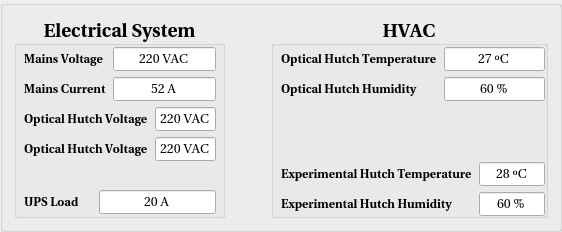
    <widget class="QGroupBox" name="">
     <layout class="QHBoxLayout" name="horizontalLayout_32">
      <item>
       <widget class="QGroupBox" name="groupBox_2">
        <property name="minimumSize">
         <size>
          <width>211</width>
          <height>201</height>
         </size>
        </property>
        <property name="maximumSize">
         <size>
          <width>420</width>
          <height>280</height>
         </size>
        </property>
        <property name="font">
         <font>
          <family>Utopia</family>
          <pointsize>14</pointsize>
          <weight>75</weight>
          <bold>true</bold>
         </font>
        </property>
        <property name="title">
         <string>Electrical System</string>
        </property>
        <property name="alignment">
         <set>Qt::AlignCenter</set>
        </property>
        <widget class="QWidget" name="layoutWidget">
         <property name="geometry">
          <rect>
           <x>10</x>
           <y>30</y>
           <width>192</width>
           <height>188</height>
          </rect>
         </property>
         <layout class="QVBoxLayout" name="verticalLayout">
          <item>
           <layout class="QGridLayout" name="gridLayout_3">
            <item row="0" column="0">
             <widget class="QLabel" name="label_12">
              <property name="font">
               <font>
                <pointsize>9</pointsize>
               </font>
              </property>
              <property name="text">
               <string>Mains Voltage</string>
              </property>
             </widget>
            </item>
            <item row="0" column="1">
             <widget class="QLineEdit" name="lineEdit_4">
              <property name="font">
               <font>
                <pointsize>10</pointsize>
                <weight>50</weight>
                <bold>false</bold>
               </font>
              </property>
              <property name="text">
               <string>220 VAC</string>
              </property>
              <property name="alignment">
               <set>Qt::AlignCenter</set>
              </property>
             </widget>
            </item>
            <item row="1" column="0">
             <widget class="QLabel" name="label_13">
              <property name="font">
               <font>
                <pointsize>9</pointsize>
               </font>
              </property>
              <property name="text">
               <string>Mains Current</string>
              </property>
             </widget>
            </item>
            <item row="1" column="1">
             <widget class="QLineEdit" name="lineEdit_5">
              <property name="font">
               <font>
                <pointsize>10</pointsize>
                <weight>50</weight>
                <bold>false</bold>
               </font>
              </property>
              <property name="text">
               <string>52 A</string>
              </property>
              <property name="alignment">
               <set>Qt::AlignCenter</set>
              </property>
             </widget>
            </item>
           </layout>
          </item>
          <item>
           <layout class="QGridLayout" name="gridLayout_4">
            <item row="0" column="0">
             <widget class="QLabel" name="label_14">
              <property name="font">
               <font>
                <pointsize>9</pointsize>
               </font>
              </property>
              <property name="text">
               <string>Optical Hutch Voltage</string>
              </property>
             </widget>
            </item>
            <item row="0" column="1">
             <widget class="QLineEdit" name="lineEdit_6">
              <property name="font">
               <font>
                <pointsize>10</pointsize>
                <weight>50</weight>
                <bold>false</bold>
               </font>
              </property>
              <property name="text">
               <string>220 VAC</string>
              </property>
              <property name="alignment">
               <set>Qt::AlignCenter</set>
              </property>
             </widget>
            </item>
            <item row="1" column="0">
             <widget class="QLabel" name="label_15">
              <property name="font">
               <font>
                <pointsize>9</pointsize>
               </font>
              </property>
              <property name="text">
               <string>Optical Hutch Voltage</string>
              </property>
             </widget>
            </item>
            <item row="1" column="1">
             <widget class="QLineEdit" name="lineEdit_7">
              <property name="font">
               <font>
                <pointsize>10</pointsize>
                <weight>50</weight>
                <bold>false</bold>
               </font>
              </property>
              <property name="text">
               <string>220 VAC</string>
              </property>
              <property name="alignment">
               <set>Qt::AlignCenter</set>
              </property>
             </widget>
            </item>
           </layout>
          </item>
          <item>
           <widget class="QLabel" name="label_18">
            <property name="font">
             <font>
              <pointsize>9</pointsize>
             </font>
            </property>
            <property name="text">
             <string/>
            </property>
           </widget>
          </item>
          <item>
           <layout class="QGridLayout" name="gridLayout_5">
            <item row="1" column="0">
             <widget class="QLabel" name="label_16">
              <property name="font">
               <font>
                <pointsize>9</pointsize>
               </font>
              </property>
              <property name="text">
               <string>UPS Battery</string>
              </property>
             </widget>
            </item>
            <item row="0" column="0">
             <widget class="QLabel" name="label_17">
              <property name="font">
               <font>
                <pointsize>9</pointsize>
               </font>
              </property>
              <property name="text">
               <string>UPS Load</string>
              </property>
             </widget>
            </item>
            <item row="1" column="1">
             <widget class="QLabel" name="label_49">
              <property name="minimumSize">
               <size>
                <width>15</width>
                <height>15</height>
               </size>
              </property>
              <property name="maximumSize">
               <size>
                <width>15</width>
                <height>15</height>
               </size>
              </property>
              <property name="text">
               <string/>
              </property>
              <property name="pixmap">
               <pixmap>images/led_green.png</pixmap>
              </property>
              <property name="scaledContents">
               <bool>true</bool>
              </property>
             </widget>
            </item>
            <item row="0" column="1">
             <widget class="QLineEdit" name="lineEdit_9">
              <property name="font">
               <font>
                <pointsize>10</pointsize>
                <weight>50</weight>
                <bold>false</bold>
               </font>
              </property>
              <property name="text">
               <string>20 A</string>
              </property>
              <property name="alignment">
               <set>Qt::AlignCenter</set>
              </property>
             </widget>
            </item>
           </layout>
          </item>
         </layout>
        </widget>
       </widget>
      </item>
      <item>
       <spacer name="horizontalSpacer_17">
        <property name="orientation">
         <enum>Qt::Horizontal</enum>
        </property>
        <property name="sizeHint" stdset="0">
         <size>
          <width>40</width>
          <height>20</height>
         </size>
        </property>
       </spacer>
      </item>
      <item>
       <widget class="QGroupBox" name="groupBox_3">
        <property name="minimumSize">
         <size>
          <width>277</width>
          <height>201</height>
         </size>
        </property>
        <property name="maximumSize">
         <size>
          <width>420</width>
          <height>280</height>
         </size>
        </property>
        <property name="font">
         <font>
          <family>Utopia</family>
          <pointsize>14</pointsize>
          <weight>75</weight>
          <bold>true</bold>
         </font>
        </property>
        <property name="title">
         <string>HVAC</string>
        </property>
        <property name="alignment">
         <set>Qt::AlignCenter</set>
        </property>
        <widget class="QWidget" name="layoutWidget_4">
         <property name="geometry">
          <rect>
           <x>10</x>
           <y>30</y>
           <width>264</width>
           <height>169</height>
          </rect>
         </property>
         <layout class="QVBoxLayout" name="verticalLayout_2">
          <item>
           <layout class="QGridLayout" name="gridLayout_6">
            <item row="0" column="0">
             <widget class="QLabel" name="label_19">
              <property name="font">
               <font>
                <pointsize>9</pointsize>
               </font>
              </property>
              <property name="text">
               <string>Optical Hutch Temperature</string>
              </property>
             </widget>
            </item>
            <item row="0" column="1">
             <widget class="QLineEdit" name="lineEdit_8">
              <property name="font">
               <font>
                <pointsize>10</pointsize>
                <weight>50</weight>
                <bold>false</bold>
               </font>
              </property>
              <property name="text">
               <string>27 ºC</string>
              </property>
              <property name="alignment">
               <set>Qt::AlignCenter</set>
              </property>
             </widget>
            </item>
            <item row="1" column="0">
             <widget class="QLabel" name="label_20">
              <property name="font">
               <font>
                <pointsize>9</pointsize>
               </font>
              </property>
              <property name="text">
               <string>Optical Hutch Humidity</string>
              </property>
             </widget>
            </item>
            <item row="1" column="1">
             <widget class="QLineEdit" name="lineEdit_10">
              <property name="font">
               <font>
                <pointsize>10</pointsize>
                <weight>50</weight>
                <bold>false</bold>
               </font>
              </property>
              <property name="text">
               <string>60 %</string>
              </property>
              <property name="alignment">
               <set>Qt::AlignCenter</set>
              </property>
             </widget>
            </item>
           </layout>
          </item>
          <item>
           <layout class="QGridLayout" name="gridLayout_7">
            <item row="2" column="1">
             <widget class="QLineEdit" name="lineEdit_12">
              <property name="font">
               <font>
                <pointsize>10</pointsize>
                <weight>50</weight>
                <bold>false</bold>
               </font>
              </property>
              <property name="text">
               <string>60 %</string>
              </property>
              <property name="alignment">
               <set>Qt::AlignCenter</set>
              </property>
             </widget>
            </item>
            <item row="2" column="0">
             <widget class="QLabel" name="label_22">
              <property name="font">
               <font>
                <pointsize>9</pointsize>
               </font>
              </property>
              <property name="text">
               <string>Experimental Hutch Humidity</string>
              </property>
             </widget>
            </item>
            <item row="1" column="0">
             <widget class="QLabel" name="label_21">
              <property name="font">
               <font>
                <pointsize>9</pointsize>
               </font>
              </property>
              <property name="text">
               <string>Experimental Hutch Temperature</string>
              </property>
             </widget>
            </item>
            <item row="1" column="1">
             <widget class="QLineEdit" name="lineEdit_11">
              <property name="minimumSize">
               <size>
                <width>52</width>
                <height>0</height>
               </size>
              </property>
              <property name="font">
               <font>
                <pointsize>10</pointsize>
                <weight>50</weight>
                <bold>false</bold>
               </font>
              </property>
              <property name="text">
               <string>28 ºC</string>
              </property>
              <property name="alignment">
               <set>Qt::AlignCenter</set>
              </property>
             </widget>
            </item>
            <item row="0" column="0">
             <widget class="QLabel" name="label_23">
              <property name="font">
               <font>
                <pointsize>9</pointsize>
               </font>
              </property>
              <property name="text">
               <string/>
              </property>
             </widget>
            </item>
           </layout>
          </item>
         </layout>
        </widget>
       </widget>
      </item>
     </layout>
    </widget>
